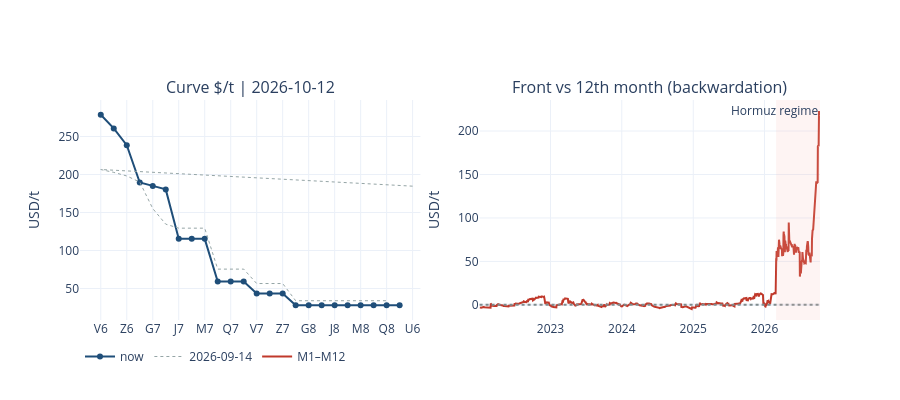

Notebook source saved alongside this figure:
### Markdown cell above
## Curve and calendar (sentiment on the strip)

FFAs settle on the monthly average of Baltic $/t. A steep backwardation (front >> 12th month) is the market pricing the current Hormuz/war-risk regime to fade — same read as the primer on TC14/TD3C curve shape.

### Code cell
fig = make_subplots(
    rows=1, cols=2,
    subplot_titles=(f"Curve $/t | {price_session}", "Front vs 12th month (backwardation)"),
    horizontal_spacing=0.08,
)
fig.update_layout(template="plotly_white", height=400, showlegend=True, legend=dict(orientation="h"))

fig.add_trace(
    go.Scatter(
        x=price_front["CONTRACT_CODE"], y=price_front["SETTLE_USD_T"],
        mode="lines+markers", name="now", line=dict(color="#1f4e79", width=2),
    ),
    row=1, col=1,
)
# curve 20 sessions ago if we have it
hist_dates = sorted(tdl["TRADE_DATE"].unique())
ref = hist_dates[-21] if len(hist_dates) > 21 else hist_dates[0]
ref_front = front_n(tdl.loc[tdl["TRADE_DATE"] == ref], 24, ref)
fig.add_trace(
    go.Scatter(
        x=ref_front["CONTRACT_CODE"], y=ref_front["SETTLE_USD_T"],
        mode="lines", name=str(ref), line=dict(color="#95a5a6", width=1, dash="dot"),
    ),
    row=1, col=1,
)
fig.update_yaxes(title_text="USD/t", row=1, col=1)

rows = []
for d, g in tdl.groupby("TRADE_DATE"):
    live = front_n(g, 12, d)
    if len(live) <= 11:
        continue
    m1, m12 = live.iloc[0]["SETTLE_USD_T"], live.iloc[11]["SETTLE_USD_T"]
    rows.append({"TRADE_DATE": d, "m1": m1, "m12": m12, "spread": m1 - m12})
curve_hist = pd.DataFrame(rows)
fig.add_trace(
    go.Scatter(x=curve_hist["TRADE_DATE"], y=curve_hist["spread"], mode="lines",
               name="M1–M12", line=dict(color="#c0392b")),
    row=1, col=2,
)
fig.add_hline(y=0, line_dash="dot", line_color="#7f8c8d", row=1, col=2)
fig.add_vrect(x0="2026-03-01", x1=str(price_session), fillcolor="#f5b7b1", opacity=0.15,
              line_width=0, row=1, col=2, annotation_text="Hormuz regime")
fig.update_yaxes(title_text="USD/t", row=1, col=2)
fig.show()

m1, m2 = price_front.iloc[0]["SETTLE_USD_T"], price_front.iloc[1]["SETTLE_USD_T"]
display(Markdown(
    f"**{price_front.iloc[0]['CONTRACT_CODE']}** {m1:.2f} vs **{price_front.iloc[1]['CONTRACT_CODE']}** {m2:.2f} "
    f"(M1–M2 {m1-m2:+.2f}) · M1–M12 {price_front.iloc[0]['SETTLE_USD_T'] - price_front.iloc[11]['SETTLE_USD_T']:+.2f} $/t."
))

### Figure 1 — Plotly figure (JSON) as saved in the notebook; plotly's stock layout.template omitted (floating-point values rounded to 4 significant figures; data arrays with more than 128 entries replaced by an {"elided": "..."} marker saying what was removed)
{"data": [{"line": {"color": "#1f4e79", "width": 2}, "mode": "lines+markers", "name": "now", "type": "scatter", "x": ["V6", "X6", "Z6", "F7", "G7", "H7", "J7", "K7", "M7", "N7", "Q7", "U7", "V7", "X7", "Z7", "F8", "G8", "H8", "J8", "K8", "M8", "N8", "Q8", "U8"], "xaxis": "x", "y": [278.7, 260.7, 238.6, 189.5, 185.0, 180.4, 115.4, 115.4, 115.4, 59.24, 59.24, 59.24, 43.58, 43.58, 43.58, 28.0, 28.0, 28.0, 28.0, 28.0, 28.0, 28.0, 28.0, 28.0], "yaxis": "y"}, {"line": {"color": "#95a5a6", "dash": "dot", "width": 1}, "mode": "lines", "name": "2026-09-14", "type": "scatter", "x": ["U6", "V6", "X6", "Z6", "F7", "G7", "H7", "J7", "K7", "M7", "N7", "Q7", "U7", "V7", "X7", "Z7", "F8", "G8", "H8", "J8", "K8", "M8", "N8", "Q8"], "xaxis": "x", "y": [184.7, 206.6, 202.8, 198.1, 190.1, 155.2, 134.7, 129.4, 129.4, 129.4, 75.55, 75.55, 75.55, 56.6, 56.6, 56.6, 33.96, 33.96, 33.96, 33.96, 33.96, 33.96, 33.96, 33.96], "yaxis": "y"}, {"line": {"color": "#c0392b"}, "mode": "lines", "name": "M1–M12", "type": "scatter", "x": {"elided": "1233 str values"}, "xaxis": "x2", "y": {"elided": "1233 float values"}, "yaxis": "y2"}], "layout": {"annotations": [{"font": {"size": 16}, "showarrow": false, "text": "Curve $/t | 2026-10-12", "x": 0.23, "xanchor": "center", "xref": "paper", "y": 1, "yanchor": "bottom", "yref": "paper"}, {"font": {"size": 16}, "showarrow": false, "text": "Front vs 12th month (backwardation)", "x": 0.77, "xanchor": "center", "xref": "paper", "y": 1, "yanchor": "bottom", "yref": "paper"}, {"showarrow": false, "text": "Hormuz regime", "x": "2026-10-12", "xanchor": "right", "xref": "x2", "y": 1, "yanchor": "top", "yref": "y2 domain"}], "height": 400, "legend": {"orientation": "h"}, "shapes": [{"line": {"color": "#7f8c8d", "dash": "dot"}, "type": "line", "x0": 0, "x1": 1, "xref": "x2 domain", "y0": 0, "y1": 0, "yref": "y2"}, {"fillcolor": "#f5b7b1", "line": {"width": 0}, "opacity": 0.15, "type": "rect", "x0": "2026-03-01", "x1": "2026-10-12", "xref": "x2", "y0": 0, "y1": 1, "yref": "y2 domain"}], "showlegend": true, "xaxis": {"anchor": "y", "domain": [0, 0.46]}, "xaxis2": {"anchor": "y2", "domain": [0.54, 1]}, "yaxis": {"anchor": "x", "domain": [0, 1], "title": {"text": "USD/t"}}, "yaxis2": {"anchor": "x2", "domain": [0, 1], "title": {"text": "USD/t"}}}}
